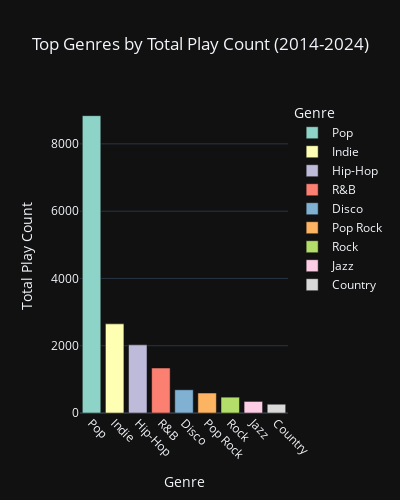

Notebook code cell kept with this figure:
### Code cell
# Group by genre and sum play counts
genre_total = genre_mood.groupby('Genre')['play_count'].sum().reset_index()

# Sort by play count in descending order
genre_total = genre_total.sort_values(by='play_count', ascending=False)

# Create a bar chart for top genres
fig = px.bar(genre_total, 
             x='Genre', 
             y='play_count', 
             title='Top Genres by Total Play Count (2014-2024)', 
             labels={'play_count': 'Total Play Count', 'Genre': 'Genre'},
             color='Genre', 
             color_discrete_sequence=px.colors.qualitative.Set3)

# Apply dark mode, center the title
fig.update_layout(
    template='plotly_dark',  # Apply dark mode
    title={'x': 0.5},         # Center the title
    width=400,                
    height=500,
    xaxis={'tickangle': 45}                
)

# Show the plot
fig.show()

### Figure 1 — Plotly figure (JSON) as saved in the notebook; plotly's stock layout.template omitted (floating-point values rounded to 4 significant figures)
{"data": [{"alignmentgroup": "True", "hovertemplate": "Genre=%{x}<br>Total Play Count=%{y}<extra></extra>", "legendgroup": "Pop", "marker": {"color": "rgb(141,211,199)", "pattern": {"shape": ""}}, "name": "Pop", "offsetgroup": "Pop", "orientation": "v", "showlegend": true, "textposition": "auto", "type": "bar", "x": ["Pop"], "xaxis": "x", "y": [8839], "yaxis": "y"}, {"alignmentgroup": "True", "hovertemplate": "Genre=%{x}<br>Total Play Count=%{y}<extra></extra>", "legendgroup": "Indie", "marker": {"color": "rgb(255,255,179)", "pattern": {"shape": ""}}, "name": "Indie", "offsetgroup": "Indie", "orientation": "v", "showlegend": true, "textposition": "auto", "type": "bar", "x": ["Indie"], "xaxis": "x", "y": [2650], "yaxis": "y"}, {"alignmentgroup": "True", "hovertemplate": "Genre=%{x}<br>Total Play Count=%{y}<extra></extra>", "legendgroup": "Hip-Hop", "marker": {"color": "rgb(190,186,218)", "pattern": {"shape": ""}}, "name": "Hip-Hop", "offsetgroup": "Hip-Hop", "orientation": "v", "showlegend": true, "textposition": "auto", "type": "bar", "x": ["Hip-Hop"], "xaxis": "x", "y": [2026], "yaxis": "y"}, {"alignmentgroup": "True", "hovertemplate": "Genre=%{x}<br>Total Play Count=%{y}<extra></extra>", "legendgroup": "R&B", "marker": {"color": "rgb(251,128,114)", "pattern": {"shape": ""}}, "name": "R&B", "offsetgroup": "R&B", "orientation": "v", "showlegend": true, "textposition": "auto", "type": "bar", "x": ["R&B"], "xaxis": "x", "y": [1337], "yaxis": "y"}, {"alignmentgroup": "True", "hovertemplate": "Genre=%{x}<br>Total Play Count=%{y}<extra></extra>", "legendgroup": "Disco", "marker": {"color": "rgb(128,177,211)", "pattern": {"shape": ""}}, "name": "Disco", "offsetgroup": "Disco", "orientation": "v", "showlegend": true, "textposition": "auto", "type": "bar", "x": ["Disco"], "xaxis": "x", "y": [690], "yaxis": "y"}, {"alignmentgroup": "True", "hovertemplate": "Genre=%{x}<br>Total Play Count=%{y}<extra></extra>", "legendgroup": "Pop Rock", "marker": {"color": "rgb(253,180,98)", "pattern": {"shape": ""}}, "name": "Pop Rock", "offsetgroup": "Pop Rock", "orientation": "v", "showlegend": true, "textposition": "auto", "type": "bar", "x": ["Pop Rock"], "xaxis": "x", "y": [594], "yaxis": "y"}, {"alignmentgroup": "True", "hovertemplate": "Genre=%{x}<br>Total Play Count=%{y}<extra></extra>", "legendgroup": "Rock", "marker": {"color": "rgb(179,222,105)", "pattern": {"shape": ""}}, "name": "Rock", "offsetgroup": "Rock", "orientation": "v", "showlegend": true, "textposition": "auto", "type": "bar", "x": ["Rock"], "xaxis": "x", "y": [471], "yaxis": "y"}, {"alignmentgroup": "True", "hovertemplate": "Genre=%{x}<br>Total Play Count=%{y}<extra></extra>", "legendgroup": "Jazz", "marker": {"color": "rgb(252,205,229)", "pattern": {"shape": ""}}, "name": "Jazz", "offsetgroup": "Jazz", "orientation": "v", "showlegend": true, "textposition": "auto", "type": "bar", "x": ["Jazz"], "xaxis": "x", "y": [344], "yaxis": "y"}, {"alignmentgroup": "True", "hovertemplate": "Genre=%{x}<br>Total Play Count=%{y}<extra></extra>", "legendgroup": "Country", "marker": {"color": "rgb(217,217,217)", "pattern": {"shape": ""}}, "name": "Country", "offsetgroup": "Country", "orientation": "v", "showlegend": true, "textposition": "auto", "type": "bar", "x": ["Country"], "xaxis": "x", "y": [261], "yaxis": "y"}], "layout": {"barmode": "relative", "height": 500, "legend": {"title": {"text": "Genre"}, "tracegroupgap": 0}, "title": {"text": "Top Genres by Total Play Count (2014-2024)", "x": 0.5}, "width": 400, "xaxis": {"anchor": "y", "categoryarray": ["Pop", "Indie", "Hip-Hop", "R&B", "Disco", "Pop Rock", "Rock", "Jazz", "Country"], "categoryorder": "array", "domain": [0, 1], "tickangle": 45, "title": {"text": "Genre"}}, "yaxis": {"anchor": "x", "domain": [0, 1], "title": {"text": "Total Play Count"}}}}
